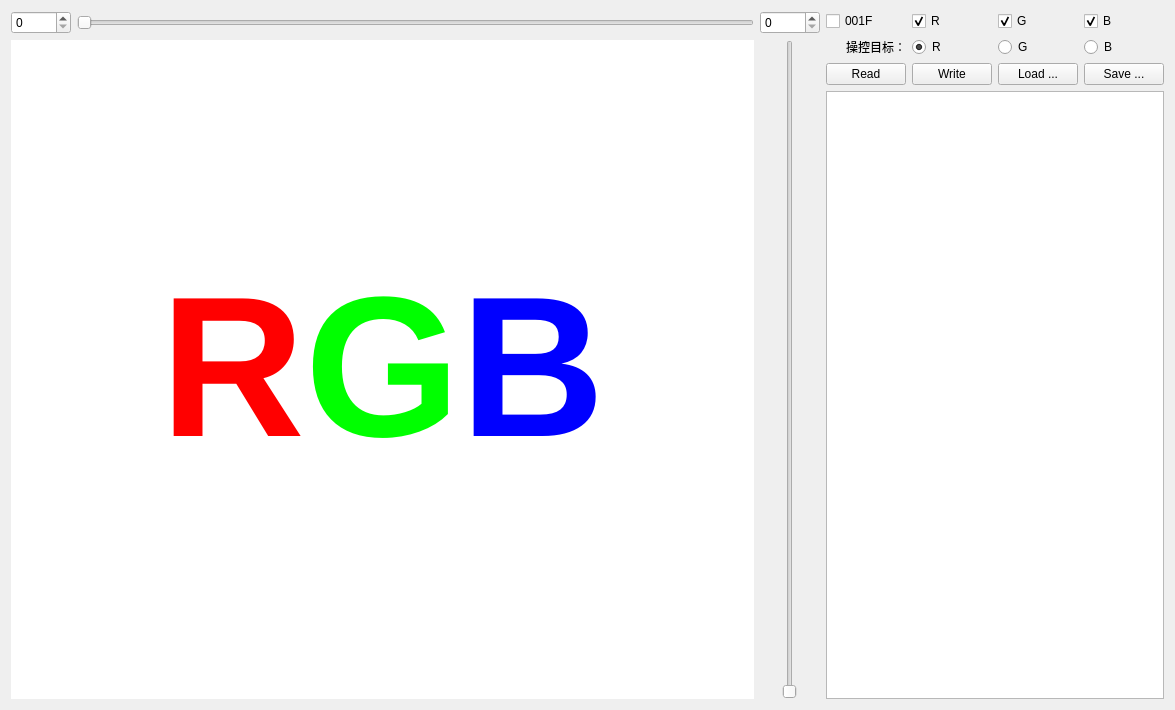
<?xml version="1.0" encoding="UTF-8"?>
<ui version="4.0">
 <class>FramePQGamma</class>
 <widget class="QFrame" name="FramePQGamma">
  <property name="geometry">
   <rect>
    <x>0</x>
    <y>0</y>
    <width>1175</width>
    <height>710</height>
   </rect>
  </property>
  <property name="windowTitle">
   <string>Frame</string>
  </property>
  <layout class="QHBoxLayout" name="horizontalLayout" stretch="1,0,0">
   <item>
    <layout class="QVBoxLayout" name="verticalLayoutY_2" stretch="0,1">
     <item>
      <layout class="QHBoxLayout" name="horizontalLayoutX">
       <item>
        <widget class="QSpinBox" name="spinBoxX">
         <property name="minimumSize">
          <size>
           <width>60</width>
           <height>0</height>
          </size>
         </property>
         <property name="maximum">
          <number>255</number>
         </property>
        </widget>
       </item>
       <item>
        <widget class="QSlider" name="hSliderX">
         <property name="maximum">
          <number>255</number>
         </property>
         <property name="orientation">
          <enum>Qt::Horizontal</enum>
         </property>
        </widget>
       </item>
      </layout>
     </item>
     <item>
      <widget class="QLabel" name="labelCurve">
       <property name="font">
        <font>
         <pointsize>150</pointsize>
         <bold>true</bold>
        </font>
       </property>
       <property name="styleSheet">
        <string notr="true">background-color: rgb(255, 255, 255);</string>
       </property>
       <property name="text">
        <string>&lt;html&gt;&lt;head/&gt;&lt;body&gt;&lt;p&gt;&lt;span style=&quot; color:#ff0000;&quot;&gt;R&lt;/span&gt;&lt;span style=&quot; color:#00ff00;&quot;&gt;G&lt;/span&gt;&lt;span style=&quot; color:#0000ff;&quot;&gt;B&lt;/span&gt;&lt;/p&gt;&lt;/body&gt;&lt;/html&gt;</string>
       </property>
       <property name="alignment">
        <set>Qt::AlignCenter</set>
       </property>
      </widget>
     </item>
    </layout>
   </item>
   <item>
    <layout class="QVBoxLayout" name="verticalLayoutY">
     <item>
      <widget class="QSpinBox" name="spinBoxY">
       <property name="minimumSize">
        <size>
         <width>60</width>
         <height>0</height>
        </size>
       </property>
       <property name="maximum">
        <number>4095</number>
       </property>
      </widget>
     </item>
     <item alignment="Qt::AlignHCenter">
      <widget class="QSlider" name="vSliderY">
       <property name="maximum">
        <number>4095</number>
       </property>
       <property name="orientation">
        <enum>Qt::Vertical</enum>
       </property>
      </widget>
     </item>
    </layout>
   </item>
   <item>
    <layout class="QVBoxLayout" name="verticalLayout">
     <item>
      <layout class="QHBoxLayout" name="horizontalLayoutShow">
       <item>
        <widget class="QCheckBox" name="checkBoxGamma">
         <property name="text">
          <string>001F</string>
         </property>
         <property name="checked">
          <bool>false</bool>
         </property>
        </widget>
       </item>
       <item>
        <widget class="QCheckBox" name="checkBoxR">
         <property name="text">
          <string>R</string>
         </property>
         <property name="checked">
          <bool>true</bool>
         </property>
        </widget>
       </item>
       <item>
        <widget class="QCheckBox" name="checkBoxG">
         <property name="text">
          <string>G</string>
         </property>
         <property name="checked">
          <bool>true</bool>
         </property>
        </widget>
       </item>
       <item>
        <widget class="QCheckBox" name="checkBoxB">
         <property name="text">
          <string>B</string>
         </property>
         <property name="checked">
          <bool>true</bool>
         </property>
        </widget>
       </item>
      </layout>
     </item>
     <item>
      <layout class="QHBoxLayout" name="horizontalLayoutCtrl">
       <item alignment="Qt::AlignRight">
        <widget class="QLabel" name="label">
         <property name="text">
          <string>操控目标：</string>
         </property>
        </widget>
       </item>
       <item>
        <widget class="QRadioButton" name="radioButton1">
         <property name="text">
          <string>R</string>
         </property>
         <property name="checked">
          <bool>true</bool>
         </property>
         <attribute name="buttonGroup">
          <string notr="true">buttonGroup</string>
         </attribute>
        </widget>
       </item>
       <item>
        <widget class="QRadioButton" name="radioButton2">
         <property name="text">
          <string>G</string>
         </property>
         <attribute name="buttonGroup">
          <string notr="true">buttonGroup</string>
         </attribute>
        </widget>
       </item>
       <item>
        <widget class="QRadioButton" name="radioButton3">
         <property name="text">
          <string>B</string>
         </property>
         <attribute name="buttonGroup">
          <string notr="true">buttonGroup</string>
         </attribute>
        </widget>
       </item>
      </layout>
     </item>
     <item>
      <layout class="QHBoxLayout" name="horizontalLayoutRW">
       <item>
        <widget class="QPushButton" name="pushButtonRead">
         <property name="text">
          <string>Read</string>
         </property>
        </widget>
       </item>
       <item>
        <widget class="QPushButton" name="pushButtonWrite">
         <property name="text">
          <string>Write</string>
         </property>
        </widget>
       </item>
       <item>
        <widget class="QPushButton" name="pushButtonLoad">
         <property name="text">
          <string>Load ...</string>
         </property>
        </widget>
       </item>
       <item>
        <widget class="QPushButton" name="pushButtonSave">
         <property name="text">
          <string>Save ...</string>
         </property>
        </widget>
       </item>
      </layout>
     </item>
     <item>
      <widget class="QTableView" name="tableView">
       <property name="selectionMode">
        <enum>QAbstractItemView::ExtendedSelection</enum>
       </property>
       <property name="selectionBehavior">
        <enum>QAbstractItemView::SelectRows</enum>
       </property>
       <property name="cornerButtonEnabled">
        <bool>false</bool>
       </property>
       <attribute name="horizontalHeaderVisible">
        <bool>false</bool>
       </attribute>
       <attribute name="horizontalHeaderHighlightSections">
        <bool>false</bool>
       </attribute>
       <attribute name="verticalHeaderVisible">
        <bool>false</bool>
       </attribute>
       <attribute name="verticalHeaderHighlightSections">
        <bool>false</bool>
       </attribute>
      </widget>
     </item>
    </layout>
   </item>
  </layout>
 </widget>
 <resources/>
 <connections/>
 <buttongroups>
  <buttongroup name="buttonGroup"/>
 </buttongroups>
</ui>
